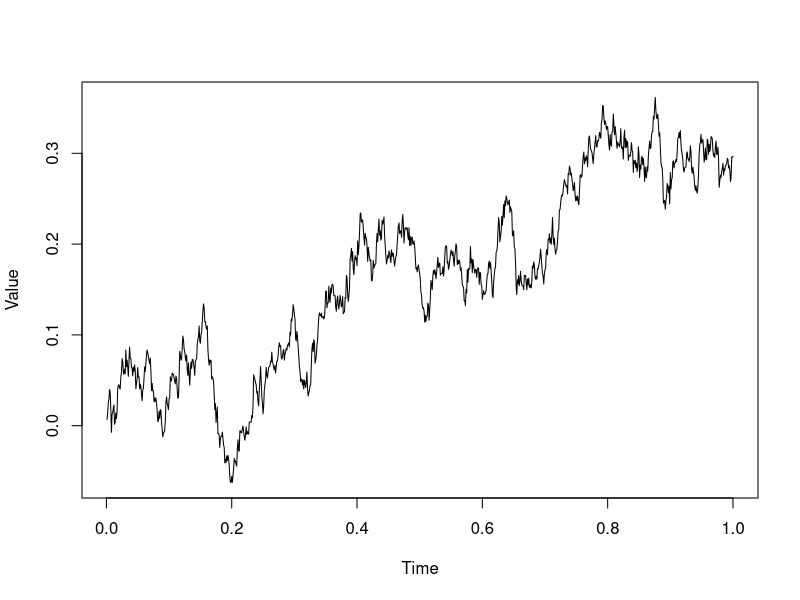

Write R code to recreate this figure.
#Creacion de vector
vectorA <- c(1:1000) 
#Ajuste de el tamaño de los pasos
vectorA <- vectorA/1000
#Ajuste de la varianza a 0.01 con distribucion normal
vectorB <- rnorm(1000, 0, 0.01)
#Creacion de la susecion que permitira la emulacion de la particula en movimiento
vectorB <- cumsum(vectorB)
#Grafica
plot(vectorA, vectorB, type='l', xlab='Time', ylab='Value')
